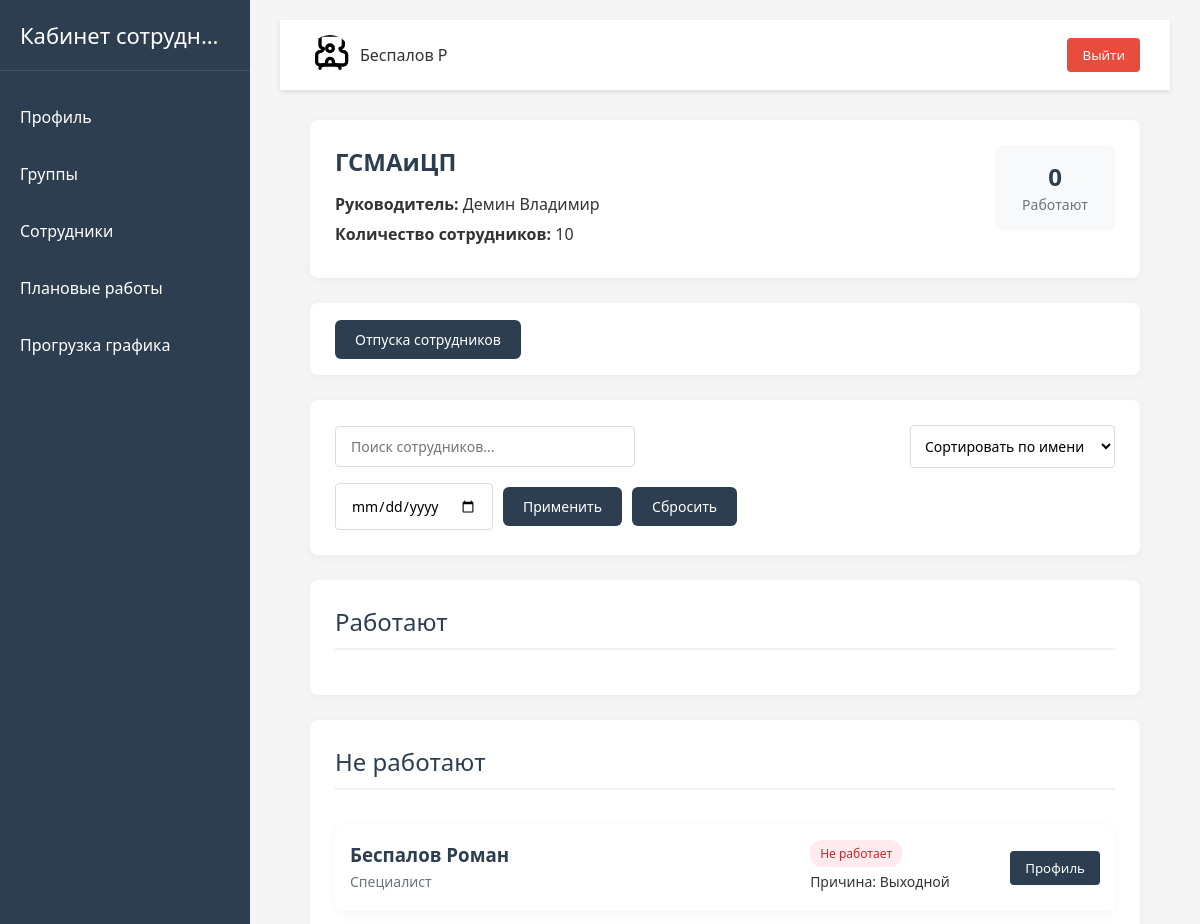
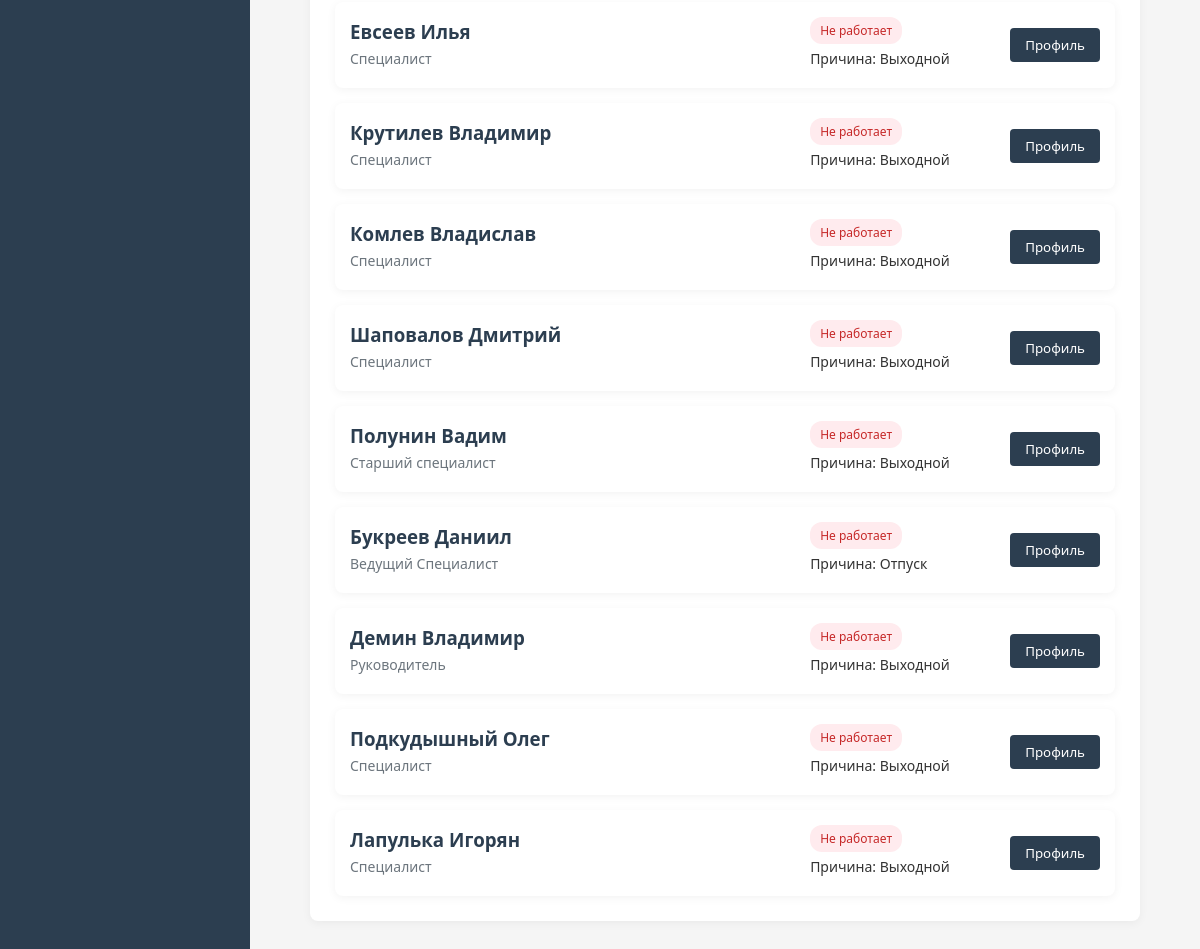
The app's page /groups/1 (signed in) with its own data (2 pictures, top to bottom).
### users/models.py (models this page shows, shortened)
class User(AbstractUser):
    email = models.EmailField("Email", unique=True)
    job_title = models.CharField("Должность", max_length=100)
    personnel_number = models.CharField(
        "Табельный номер",
        max_length=20,
        unique=True
    )
    group_job = models.ManyToManyField(
        "GroupJob",
        verbose_name="Группа сотрудника",
        related_name="users"
    )
    is_main = models.BooleanField("Босс этой качалки", default=False)
    birthday = models.DateField("Дата рождения", null=True, blank=True)
    USERNAME_FIELD = "username"
    REQUIRED_FIELDS = []
    objects = CustomUserManager()

class GroupJob(models.Model):
    title = models.CharField("Название", max_length=100, unique=True)
    class Meta:
        verbose_name = "Рабочая группа"
        verbose_name_plural = "Рабочие группы"

### users/views.py (the view, shortened to what this page needs)
# urls.py: path("groups/<int:id>", views.groups_detail, name="groups_detail"),
@login_required
def groups_detail(request, id):
    group = GroupJob.objects.get(id=id)
    employees = group.users.all()
    try:
        date = request.GET.get("date", GetCurrentDate.current_date())
        if isinstance(date, str):
            date = datetime.strptime(date, DATE_FORMAT)
    except ValueError:
        date = timezone.now()
    work_employees = []
    count_work = 0
    boss = ""
    for employee in employees:
        if employee.is_main:
            boss = employee
        holiday = employee.holidays.filter(
            date=date,
        ).exists()
        work = employee.workshifts.filter(date_start=date)
        if holiday:
            work_employees.append(
                {
                    "employee": employee,
                    "work": None,
                    "cause": "holiday"
                }
            )
        elif not work:
            work_employees.append(
                {
                    "employee": employee,
                    "work": None,
                    "cause": "day_off"
                }
            )
    context = {
        "group": group,
        "work_employees": work_employees,
        "count_work": count_work,
        "boss": boss
    }
    return render(request, "groups/groups_detail.html", context)

### utils/functions.py (called while the page is built)
    @classmethod
    def current_date(cls) -> date:
        return timezone.now().date()

### templates/groups/groups_detail.html (shortened to what this page needs)
{% extends "base.html" %}
{% load static %}
{% block content %}
<div class="group-header section">
    <div class="group-info">
        <h1>{{ group.title }}</h1>
        <p><strong>Руководитель:</strong> {{ boss.last_name }} {{ boss.first_name }}</p>
        <p><strong>Количество сотрудников:</strong> {{ group.users.count }}</p>
    </div>
    <div class="group-stats">
        <div class="stat-card">
            <span class="stat-number">{{ count_work }}</span>
            <span class="stat-label">Работают</span>
        </div>
    </div>
</div>
<div class="section">
    <a href="{% url 'lk:holiday_group' request.resolver_match.kwargs.id %}" class="compact-btn">Отпуска сотрудников</a>
</div>
<div class="filters section">
    <div class="search-box">
        <input type="text" placeholder="Поиск сотрудников..." id="employee-search">
    </div>
    <div class="filter-options">
        <select id="sort-by">
            <option value="name">Сортировать по имени</option>
        </select>
    </div>
    <div>
        <form method="get" class="compact-filter">
            <input type="date" class="form-input" name="date" value="{{ request.GET.date }}">
            <button type="submit" class="compact-btn">Применить</button>
            <a href="{% url 'users:groups_detail' request.resolver_match.kwargs.id %}" class="compact-btn">Сбросить</a>
        </form>
    </div>
</div>
<div class="employees-list">
    <div class="section">
        <div class="employees-list">
            <h2>Работают</h2>
        </div>
    </div>
    </div>
    <div class="section">
        <div class="employees-list">
            <h2>Не работают</h2>
            {% for employee in work_employees %}
                {% if not employee.work %}
                    <div class="employee-card dayoff">
                        <div class="employee-info">
                            <h3>{{ employee.employee.last_name }} {{ employee.employee.first_name }}</h3>
                            <p>{{ employee.employee.job_title}}</p>
                        </div>
                        <div class="employee-status">
                            <span class="status-badge dayoff">Не работает</span>
                            <p>{% if employee.cause == "holiday" %}Причина: Отпуск{% else %}Причина: Выходной{% endif %}</p>
                        </div>
                        <div class="employee-actions">
                            <a href="{% url 'users:profile' employee.employee.username %}">
                                <button class="profile-btn">Профиль</button>
                            </a>
                        </div>
                    </div>
                {% endif %}
            {% endfor %}
        </div>
    </div>
{% endblock %}

### templates/header.html (shortened to what this page needs)
<header class="header">
    <div class="user-info">
        <img alt="User">
        <span>{{ user.last_name }} {{ user.first_name|slice:":1" }}</span>
    </div>
    <form action="{% url 'users:logout' %}" method="post" class="logout-form">
        <button class="logout-btn">Выйти</button>
    </form>
</header>

### static/css/main.css (style rules this page uses)
* { margin: 0; padding: 0; box-sizing: border-box; font-family: 'Segoe UI', Tahoma, Geneva, Verdana, sans-serif; }
body { display: flex; min-height: 100vh; background-color: #f5f5f5; color: #333; }
.section { background-color: white; border-radius: 8px; padding: 20px; margin-bottom: 20px; box-shadow: 0 2px 10px rgba(0, 0, 0, 0.05); }
.section h2 { margin-bottom: 15px; color: #2c3e50; font-weight: 500; }

### static/css/header.css (style rules this page uses)
.header { background-color: white; padding: 15px 30px; display: flex; justify-content: space-between; align-items: center; box-shadow: 0 2px 5px rgba(0, 0, 0, 0.1); }
.user-info { display: flex; align-items: center; }
.user-info img { width: 40px; height: 40px; border-radius: 50%; margin-right: 10px; object-fit: cover; }
.logout-btn { background-color: #e74c3c; color: white; border: none; padding: 8px 15px; border-radius: 4px; cursor: pointer; transition: background-color 0.3s; }

### static/css/sections.css (style rules this page uses)
.status-badge { display: inline-block; padding: 3px 8px; border-radius: 12px; font-size: 12px; font-weight: 500; }

### static/css/groups_detail.css (style rules this page uses)
.group-header { display: flex; justify-content: space-between; align-items: flex-start; flex-wrap: wrap; }
.group-info h1 { color: #2c3e50; margin-bottom: 15px; }
.group-info p { margin-bottom: 8px; }
.group-stats { display: flex; gap: 15px; }
.stat-card { background-color: #f8f9fa; border-radius: 8px; padding: 15px; text-align: center; min-width: 120px; }
.stat-number { display: block; font-size: 24px; font-weight: bold; color: #2c3e50; }
.stat-label { font-size: 14px; color: #6c757d; }
.filters { display: flex; justify-content: space-between; align-items: center; flex-wrap: wrap; gap: 15px; }
.search-box { flex-grow: 1; }
.search-box input { width: 100%; max-width: 300px; padding: 10px 15px; border: 1px solid #ddd; border-radius: 4px; font-size: 14px; }
.filter-options { display: flex; gap: 10px; }
.filter-options select { padding: 10px; border: 1px solid #ddd; border-radius: 4px; background-color: white; font-size: 14px; }
.employees-list { display: flex; flex-direction: column; gap: 15px; }
.employee-card { display: flex; align-items: center; background-color: white; border-radius: 8px; padding: 15px; box-shadow: 0 2px 10px rgba(0, 0, 0, 0.05); gap: 20px; flex-wrap: wrap; }
.employee-info { flex: 1; min-width: 200px; }
.employee-info h3 { margin-bottom: 5px; color: #2c3e50; }
.employee-info p { margin-bottom: 3px; font-size: 14px; color: #6c757d; }
.employee-status { min-width: 180px; }
.employee-status p { margin: 5px 0; font-size: 14px; }
.status-badge { display: inline-block; padding: 5px 10px; border-radius: 12px; font-size: 12px; font-weight: 500; }
.status-badge.dayoff { background-color: #ffebee; color: #c62828; }
.employee-actions { margin-left: auto; }
.profile-btn { background-color: #2c3e50; color: white; border: none; padding: 8px 15px; border-radius: 4px; cursor: pointer; transition: background-color 0.3s; }

### static/css/profile.css (style rules this page uses)
.section { background-color: white; border-radius: 8px; padding: 25px; margin-bottom: 25px; box-shadow: 0 2px 10px rgba(0, 0, 0, 0.05); }
.section h2 { margin-bottom: 20px; color: #2c3e50; font-weight: 500; padding-bottom: 10px; border-bottom: 2px solid #f0f0f0; }
.status-badge { display: inline-block; padding: 5px 10px; border-radius: 12px; font-size: 12px; font-weight: 500; }
.compact-filter { display: flex; flex-wrap: wrap; gap: 10px; align-items: center; max-width: 100%; }
.compact-btn { padding: 10px 20px; background-color: #2c3e50; color: white; border: none; border-radius: 6px; font-size: 14px; font-weight: 500; cursor: pointer; transition: all 0.3s ease; font-family: inherit; text-decoration: none; white-space: nowrap; }

### static/css/downtime.css (style rules this page uses)
.form-input, .form-select, .form-textarea { padding: 12px 15px; border: 1px solid #ddd; border-radius: 4px; font-size: 14px; transition: border-color 0.3s; font-family: inherit; }

### records on screen
User: last_name "Беспалов", first_name "Р", employee.last_name "Беспалов", employee.first_name "Роман", employee.job_title "Специалист", shows "Причина: Выходной"
GroupJob: title "ГСМАиЦП", users.count "10"
User: last_name "Демин", first_name "Владимир", employee.last_name "Демин", employee.first_name "Владимир", employee.job_title "Руководитель", shows "Причина: Выходной"
User: employee.last_name "Евсеев", employee.first_name "Илья", employee.job_title "Специалист", shows "Причина: Выходной"
User: employee.last_name "Крутилев", employee.first_name "Владимир", employee.job_title "Специалист", shows "Причина: Выходной"
User: employee.last_name "Комлев", employee.first_name "Владислав", employee.job_title "Специалист", shows "Причина: Выходной"
User: employee.last_name "Шаповалов", employee.first_name "Дмитрий", employee.job_title "Специалист", shows "Причина: Выходной"
User: employee.last_name "Полунин", employee.first_name "Вадим", employee.job_title "Старший специалист", shows "Причина: Выходной"
User: employee.last_name "Букреев", employee.first_name "Даниил", employee.job_title "Ведущий Специалист", shows "Причина: Отпуск"
User: employee.last_name "Подкудышный", employee.first_name "Олег", employee.job_title "Специалист", shows "Причина: Выходной"
User: employee.last_name "Лапулька", employee.first_name "Игорян", employee.job_title "Специалист", shows "Причина: Выходной"

### other values on screen
{{ count_work }} "0"
